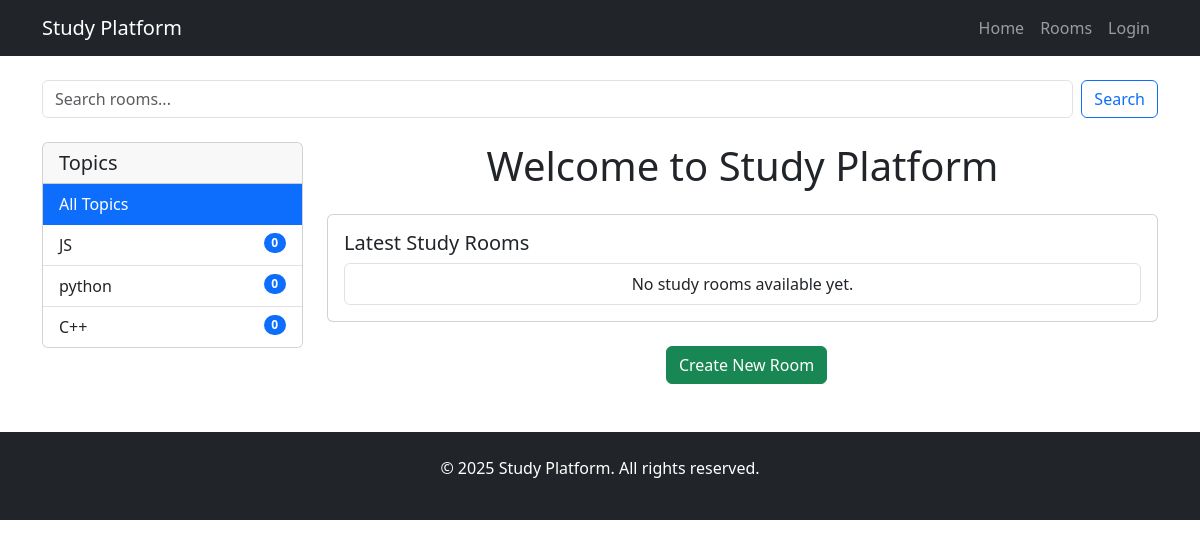
/, run on an earlier commit of the app's database.
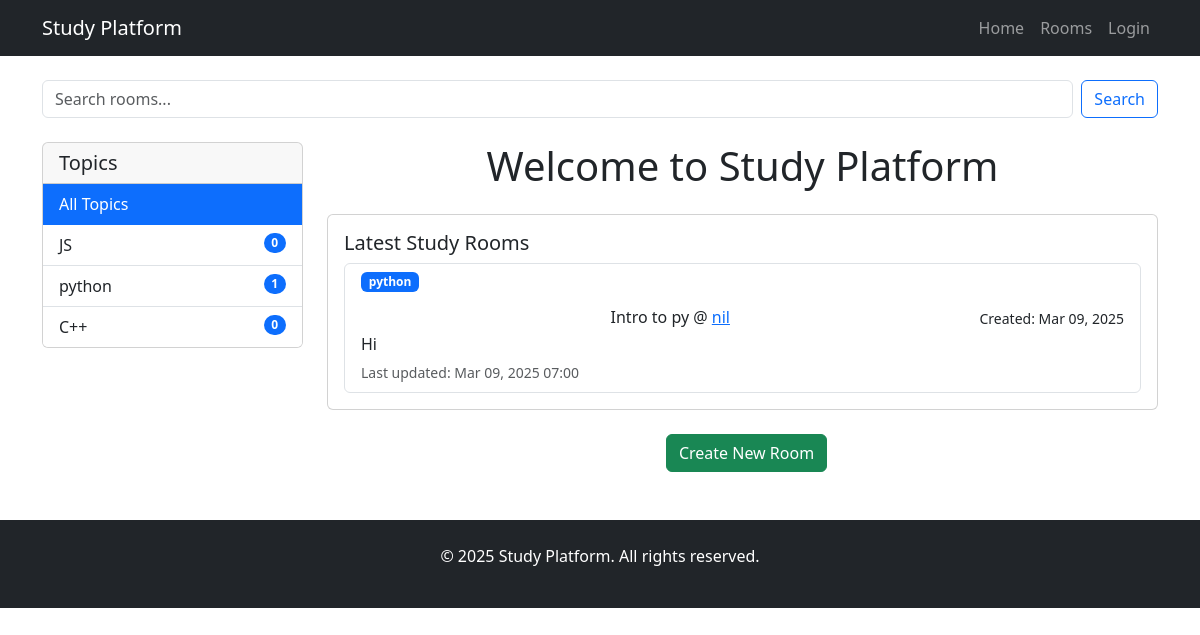
And on a later commit of the database.
### base/models.py (models this page shows, shortened)
class Topic(models.Model):
    name=models.CharField(max_length=200)

class Room(models.Model):
    topic=models.ForeignKey(Topic, on_delete=models.SET_NULL, null=True)
    host=models.ForeignKey(User, on_delete=models.SET_NULL, null=True)
    name = models.CharField(max_length=200)
    description = models.TextField(null=True, blank=True)
    participants=models.ManyToManyField(User, related_name='participants')
    updated = models.DateTimeField(auto_now=True)
    created = models.DateTimeField (auto_now_add=True)
    class Meta:
        ordering = ['-created']  # Show newest rooms first

### base/views.py (the view)
# urls.py: path('',home,name='home'),
def home(request):
    topic_name = request.GET.get('topic')
    q = request.GET.get('q')  # Get search query from URL parameter
    query = Room.objects.all()
    if topic_name:
        query = query.filter(topic__name=topic_name)
    if q:
        query = query.filter(
            Q(name__icontains=q) |
            Q(description__icontains=q) |
            Q(topic__name__icontains=q)
        )
    topics = Topic.objects.all()
    context = {
        'query': query,
        'topics': topics,
        'selected_topic': topic_name,
    }
    return render(request, 'home.html', context)

### base/templates/home.html (shortened to what this page needs)
{% extends 'main.html' %}
{% block content %}
<div class="row">
    <div class="col-12 mb-4">
        <form class="d-flex" method="GET" action="{%url 'home'%}">
            <input class="form-control me-2" type="search" placeholder="Search rooms..." name="q">
            <button class="btn btn-outline-primary" type="submit">Search</button>
        </form>
    </div>
    <div class="col-md-3">
        <div class="card">
            <div class="card-header">
                <h5 class="card-title mb-0">Topics</h5>
            </div>
            <div class="list-group list-group-flush">
                <a href="{% url 'home' %}" class="list-group-item list-group-item-action {% if not selected_topic %}active{% endif %}">
                    All Topics
                </a>
                {% for topic in topics %}
                    <a href="{% url 'home' %}?topic={{ topic.name|urlencode }}" class="list-group-item list-group-item-action {% if selected_topic == topic.name %}active{% endif %}">
                        {{ topic.name }}
                <span class="badge bg-primary rounded-pill float-end">
                        {{ topic.room_set.count }}
                </span>
                </a>
                {% endfor %}
            </div>
        </div>
    </div>
    <div class="col-md-9">
        <h1 class="text-center mb-4">Welcome to Study Platform</h1>
        <div class="card">
            <div class="card-body">
                <h5 class="card-title">Latest Study Rooms</h5>
                <div class="list-group">
                    {% for room in query %}
                    <div class="list-group-item">
                        <div class="d-flex justify-content-between align-items-center mb-2">
                            <h3 class="badge bg-primary">{{ room.topic.name }}</h3>
                        </div>
                        <a href="{% url 'room_detail' room.id %}" class="text-decoration-none text-dark">
                            <div class="d-flex justify-content-between">
                                <h6 class="mb-1">
                                    {{ room.name }} @
                                    <a href="{% url 'user-profile' room.host.username %}">{{ room.host.username }}</a>
                                </h6>
                                <small>Created: {{ room.created|date:"M d, Y" }}</small>
                            </div>
                            <p class="mb-1">{{ room.description|default:"No description available" }}</p>
                            <small class="text-muted">Last updated: {{ room.updated|date:"M d, Y H:i" }}</small>
                        </a>
                    </div>
                    {% empty %}
                    <div class="list-group-item text-center">
                        <p class="mb-0">No study rooms available yet.</p>
                    </div>
                    {% endfor %}
                </div>
            </div>
        </div>
        <div class="text-center mt-4">
            <a href="{% url 'create_room' %}" class="btn btn-success ms-2">Create New Room</a>
        </div>
    </div>
</div>
{% endblock %}

### templates/main.html (shortened to what this page needs)
<!DOCTYPE html>
<html lang="en">
<head>
    <link href="https://cdn.jsdelivr.net/npm/bootstrap@5.3.0/dist/css/bootstrap.min.css" rel="stylesheet">
</head>
<body>
    <nav class="navbar navbar-expand-lg navbar-dark bg-dark">
        <div class="container">
            <a class="navbar-brand" href="/">Study Platform</a>
            <div class="collapse navbar-collapse" id="navbarNav">
                <ul class="navbar-nav ms-auto">
                    <li class="nav-item">
                        <a class="nav-link" href="{% url 'home' %}">Home</a>
                    </li>
                    <li class="nav-item">
                        <a class="nav-link" href="{% url 'home' %}">Rooms</a>
                    </li>
                    {% if request.user.is_authenticated %}
                        <li class="nav-item">
                            <a class="nav-link" href="{% url 'user-profile' request.user.username %}">
                                Welcome, {{ request.user.username }}
                            </a>
                        </li>
                        <li class="nav-item">
                            <a class="nav-link" href="{% url 'logout' %}">Logout</a>
                        </li>
                    {% else %}
                        <li class="nav-item">
                            <a class="nav-link" href="{% url 'loginpage' %}">Login</a>
                        </li>
                    {% endif %}
                </ul>
            </div>
        </div>
    </nav>
    <main class="container my-4">
        {% block content %}
        {% endblock %}
    </main>
    <footer class="bg-dark text-white py-4 mt-5">
        <div class="container text-center">
            <p>&copy; 2025 Study Platform. All rights reserved.</p>
        </div>
    </footer>
</body>
</html>

What changed in the data, as far as the page shows it:
computed for Topic "python": room_set.count "0" → "1"
added Room: topic.name "python", name "Intro to py", host.username "nil", created "Mar 09, 2025", description "Hi", updated "Mar 09, 2025 07:00"
Also different on the page:
text no longer shown: "No study rooms available yet."
